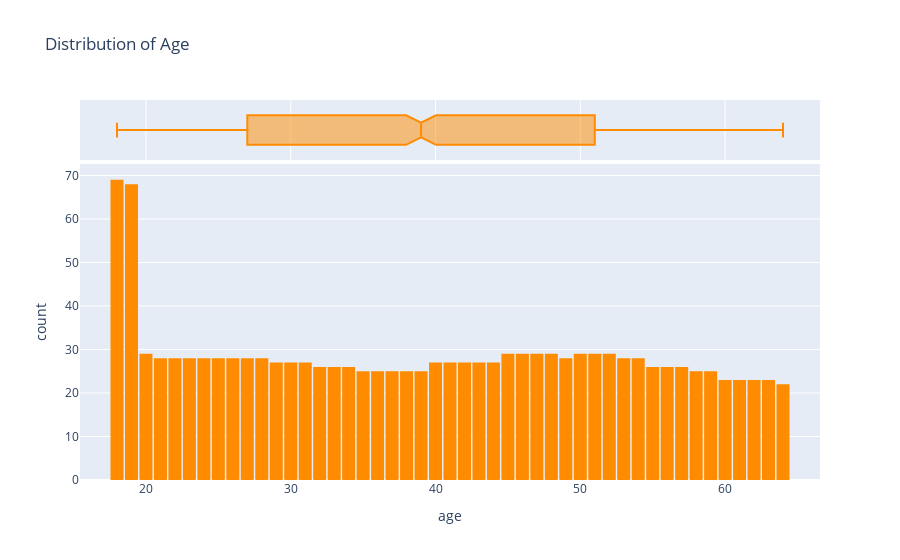

Notebook code for this chart:
### Code cell
sns.set(style="whitegrid")
fig = px.histogram(df, 
                   x='age', 
                   marginal='box', 
                   nbins=47, 
                   title='Distribution of Age')
fig.update_layout(bargap=0.1)
fig.update_traces(marker_color="darkorange")
fig.show()

### Figure 1 — Plotly figure (JSON) as saved in the notebook; plotly's stock layout.template omitted (floating-point values rounded to 4 significant figures; data arrays with more than 128 entries replaced by an {"elided": "..."} marker saying what was removed)
{"data": [{"alignmentgroup": "True", "bingroup": "x", "hovertemplate": "age=%{x}<br>count=%{y}<extra></extra>", "legendgroup": "", "marker": {"color": "darkorange", "pattern": {"shape": ""}}, "name": "", "nbinsx": 47, "offsetgroup": "", "orientation": "v", "showlegend": false, "type": "histogram", "x": {"elided": "1338 int values"}, "xaxis": "x", "yaxis": "y"}, {"alignmentgroup": "True", "hovertemplate": "age=%{x}<extra></extra>", "legendgroup": "", "marker": {"color": "darkorange"}, "name": "", "notched": true, "offsetgroup": "", "showlegend": false, "type": "box", "x": {"elided": "1338 int values"}, "xaxis": "x2", "yaxis": "y2"}], "layout": {"bargap": 0.1, "barmode": "relative", "legend": {"tracegroupgap": 0}, "title": {"text": "Distribution of Age"}, "xaxis": {"anchor": "y", "domain": [0, 1], "title": {"text": "age"}}, "xaxis2": {"anchor": "y2", "domain": [0, 1], "matches": "x", "showgrid": true, "showticklabels": false}, "yaxis": {"anchor": "x", "domain": [0, 0.8316], "title": {"text": "count"}}, "yaxis2": {"anchor": "x2", "domain": [0.8416, 1], "matches": "y2", "showgrid": false, "showline": false, "showticklabels": false, "ticks": ""}}}
